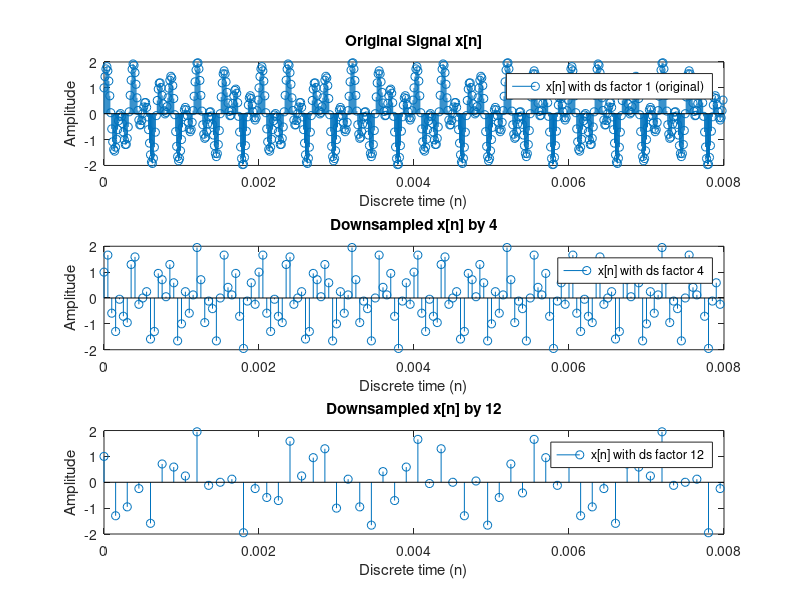
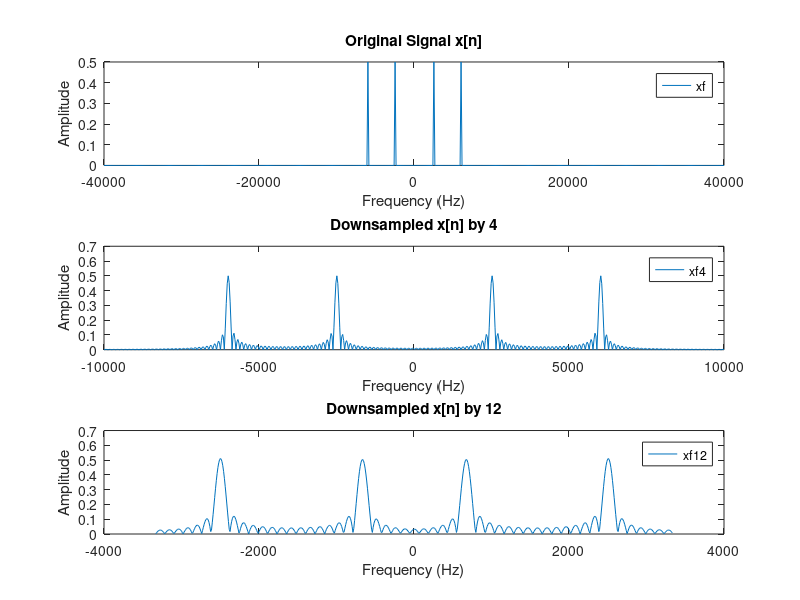
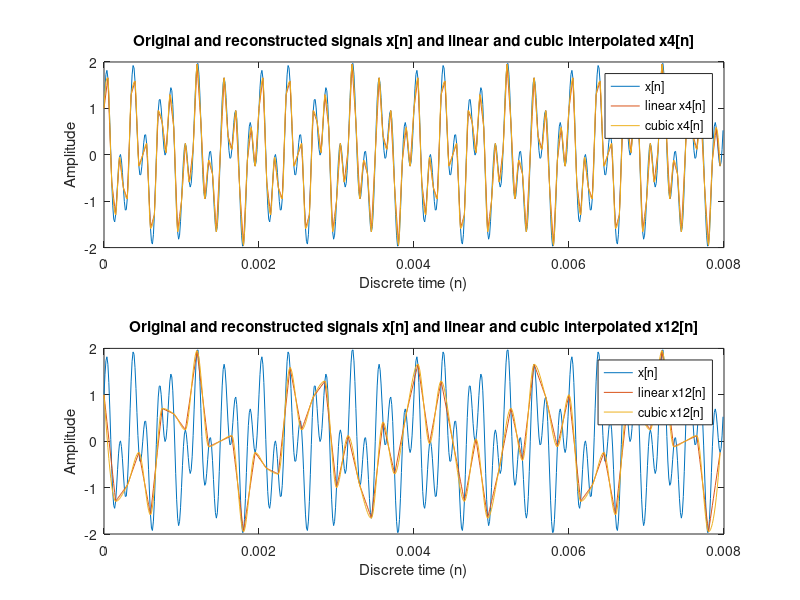
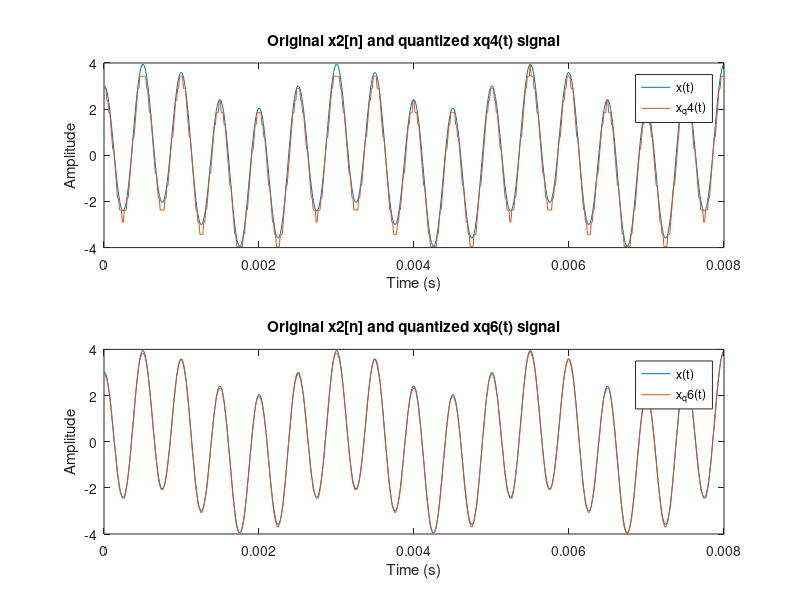

Write the MATLAB code that produced these figures, in order.
clc;
clear all;
close all;
%% 1.1 Sampling
%%
f1 = 2500;
f2 = 6000;
Fs = 80000;
Td = 0.008;
Ts = 1/Fs;
nvec = 0:Ts:(Td-Ts);
x1_n = cos(2*pi*f1.*nvec);
x2_n = sin(2*pi*f2.*nvec);
x_n = x1_n + x2_n;
nvec4 = 0:(Ts*4):(Td-Ts);
nvec12 = 0:(Ts*12):(Td-Ts);

x4_n = x_n(mod((1:length(nvec)), 4) == 1);
x12_n = x_n(mod((1:length(nvec)), 12) == 1);

figure(1)

subplot(311);
stem(nvec, x_n );
title('Original Signal x[n]');
ylabel('Amplitude');
xlabel('Discrete time (n)');
legend('x[n] with ds factor 1 (original)');

subplot(312);
stem(nvec4, x4_n );
title('Downsampled x[n] by 4');
ylabel('Amplitude');
xlabel('Discrete time (n)');
legend('x[n] with ds factor 4');

subplot(313);
stem(nvec12, x12_n);
title('Downsampled x[n] by 12');
ylabel('Amplitude');
xlabel('Discrete time (n)');
legend('x[n] with ds factor 12');

N = length(nvec);
N_4 = length(nvec4);
N_12= length(nvec12);
 
FVec = linspace(-Fs/2, Fs/2, N);
FVec4 = linspace((-Fs/2)/4, (Fs/2)/4, N);
FVec12 = linspace((-Fs/2)/12, (Fs/2)/12, N);
xf = abs(fftshift(fft(x_n,N)))/N;
xf4 = abs(fftshift(fft(x4_n,N)))/N_4;
xf12 = abs(fftshift(fft(x12_n,N)))/N_12;

figure(2)

subplot(311);
plot(FVec, xf );
title('Original Signal x[n]');
ylabel('Amplitude');
xlabel('Frequency (Hz)');
legend('xf');

subplot(312);
plot(FVec4, xf4 );
title('Downsampled x[n] by 4');
ylabel('Amplitude');
xlabel('Frequency (Hz)');
legend('xf4');

subplot(313);
plot(FVec12, xf12);
title('Downsampled x[n] by 12');
ylabel('Amplitude');
xlabel('Frequency (Hz)');
legend('xf12');

x4n_lin = interp1(nvec4,x4_n,nvec,'linear');
x4n_cub = interp1(nvec4,x4_n,nvec,'cubic');
x12n_lin = interp1(nvec12,x12_n,nvec,'linear');
x12n_cub = interp1(nvec12,x12_n,nvec,'cubic');

figure(3)

subplot(211)
plot(nvec,x_n);
hold on;
plot(nvec,x4n_lin);
hold on;
plot(nvec,x4n_cub);
title('Original and reconstructed signals x[n] and linear and cubic interpolated x4[n]');
ylabel('Amplitude');
xlabel('Discrete time (n)');
legend('x[n]','linear x4[n]','cubic x4[n]');

subplot(212)
plot(nvec,x_n);
hold on;
plot(nvec,x12n_lin);
hold on;
plot(nvec,x12n_cub);
title('Original and reconstructed signals x[n] and linear and cubic interpolated x12[n]');
ylabel('Amplitude');
xlabel('Discrete time (n)');
legend('x[n]','linear x12[n]','cubic x12[n]');

%% 1.2 Quantization
%%
f3 = 2000;
f4 = 400;
t = 0:Ts:(Td-Ts);
xt = 3*cos(2*pi*f3.*t) + sin(2*pi*f4.*t);
b = max(xt);
a = min(xt);
N4 = 4;
N6 = 6;
x_quant4 = floor(((xt-a)/(b-a))*(2^N4-1))*((b-a)/(2^N4-1)) + a;
x_quant6 = floor(((xt-a)/(b-a))*(2^N6-1))*((b-a)/(2^N6-1)) + a;

figure(4)

subplot(211);
plot(t, xt);
hold on;
plot(t, x_quant4);
title('Original x2[n] and quantized xq4(t) signal');
ylabel('Amplitude');
xlabel('Time (s)');
legend('x(t)','x_q4(t)');

subplot(212);
plot(t, xt);
hold on;
plot(t, x_quant6);
title('Original x2[n] and quantized xq6(t) signal');
ylabel('Amplitude');
xlabel('Time (s)');
legend('x(t)','x_q6(t)');

e4 = xt - x_quant4;
e6 = xt - x_quant6;

SQNR4_linear = var(xt)/var(e4);
SQNR6_linear = var(xt)/var(e6);
SQNR4_dB = 10*log10(SQNR4_linear)
SQNR6_dB = 10*log10(SQNR6_linear)
